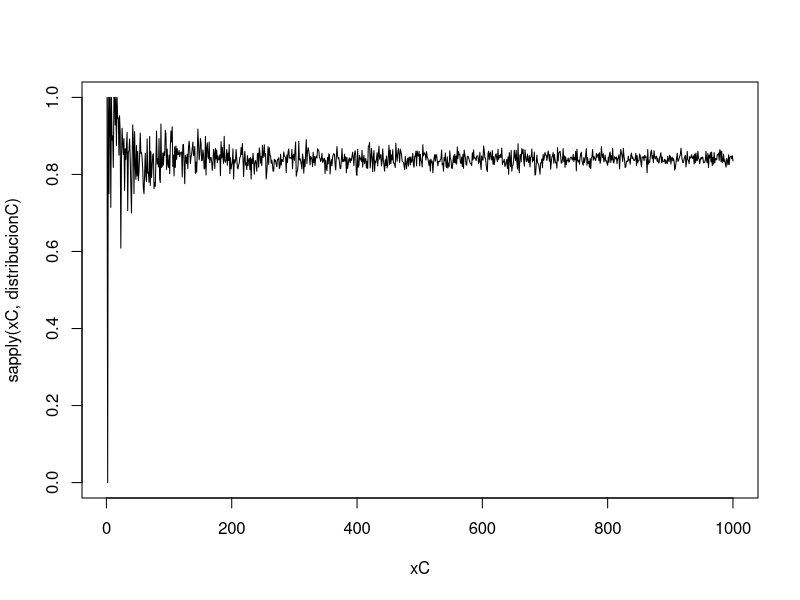

This chart was generated by the following R code: (Note: this script raises an error after producing the figure.)
#A orillas del rı́o Reconquista yacen numerosas industrias,
#de las cuales el 70% no cumple con alguna de las normas establecidas para arrojar residuos al rı́o.
#Un inspector visita 30 de ellas.
#(a) Estimar la probabilidad de que más de 18 estén en infracción.
  #O sea, p(x>18) = 1 - p(x<=18)
nA1 <- 100000
xA1 <- rbinom(nA1,30,0.7)
cA1 <- xA1>18
probabilidadA1 <- sum(cA1)/nA1
probabilidadA1
    #La probabilida de que mas de 18 esten en infraccion es de 0.84 aprox.

#     Estimar cuántas industrias debe visitar el inspector para que tal probabilidad sea mayor a 0.95.
##yo quiero que probabilidadASacar <- 95/100
##o sea, que sum(c) > 95
nA2 <- 100
resultA2 <- 60
for(iA2 in 1:60){
  xA2 <- rbinom(nA2,iA2,0.7)
  cA2 <- xA2 > 18
  probabilidadA2 <- sum(cA2)/nA2
  if(probabilidadA2 > 0.95 & iA2<resultA2){
    resultA2 <- iA2
    break
    }
}
resultA2
    #El inspector necesita visitar al menos 33 industrias

#(b) Resolver el item anterior usando R y calcularlo de manera exacta.
resultB1 <- 1 - pbinom(18, 30, 0.7) #Esta funcion dbinom me devolveria la probabilidad de que x>18 para x~binom(30,0.7)
resultB1 
    #Esto me dice que la probabilidad es de 0.07485173
nB2 <- 100
resultB2 <- 60
for(iB2 in 1:60){
  probabilidadB2 <- 1 - pbinom(18, iB2, 0.7)
  if(probabilidadB2 > 0.95 & iB2<resultB2){
    resultB2 <- iB2
    break
  }
}
resultB2
    #Esto me dice que la cantidad de industrias que necesita visitar el inspector es de 25

#(c) Graficar la convergencia de la primera estimación.
  #Del a, lo que quiero es un plot de n comparado con la probabilida de que x > 18

xC <- c(1:1000)
distribucionC <- function(k){
  yC <- rbinom(k,30,0.7)
  cC <- yC>18
  probabilidadC <- sum(cC)/k
    #Esta funcion estimaria pbinom
  }
plot(xC,sapply(xC,distribucionC), type='l')


#####################################################################################################################

#2. Para apreciar aún un poco más la Ley de los Grandes Números, realizar el siguiente experimento:
#  (a) Considerar dos observaciones x 1 y x 2 de variables aleatorias X 1 y X 2 independientes con dis-
#  tribución E(λ) (para algún λ a elección) y guardar el promedio de ambas, es decir, x 2 . Repetir
#1000 veces y a partir de los valores obtenidos realizar un histograma, un boxplot y un QQ-plot.
#¿Qué caracterı́sticas tienen?

xa1 <- rexp(1000,0.4)
xa2 <- rexp(1000,0.4)
xa3 <- (x1+x2)/2
#hist(x3)
boxplot(xa3)
qqnorm(xa3)
mean(x3)
median(x3)
(mean(x1)+mean(x2))/2

#  (b) Aumentar a cinco las variables promediadas, es decir, considerar ahora n = 5 observaciones de
#variables aleatorias independientes con la misma distribución del ı́tem anterior y guardar x 5 .
#Repetir 1000 veces y realizar un histograma, un boxplot y un QQ-plot para los valores obtenidos.
#Comparar con los obtenidos en el ı́tem anterior. ¿Qué se observa?

n <- 2
xn <- array(0,c(1000,n))
for(i in 1:n){
  for(j in 1:1000){
    xn[j,i] <- rexp(1,0.4)[[1]]
  }
}
promedion <- rep(0,1000)
for(k in 1:1000){
  promedion[k] <- sum(xn[k,])/n
}
boxplot(promedion)


#  (c) Aumentar a n = 30 el número de observaciones de v.a.i.i.d. y repetir el ı́tem anterior. Repetir
#con n = 500.
#(d) ¿Qué pasarı́a si se siguiera aumentando el tamaño de la muestra?
#  (e) Por último, hacer un boxplot de los 4 conjuntos de datos en el mismo gráfico (es decir, “boxplots
#                                                                                    paralelos”).













#PARA MANDAR TP NAHUEL.I.ARCA@GMAIL.COM




